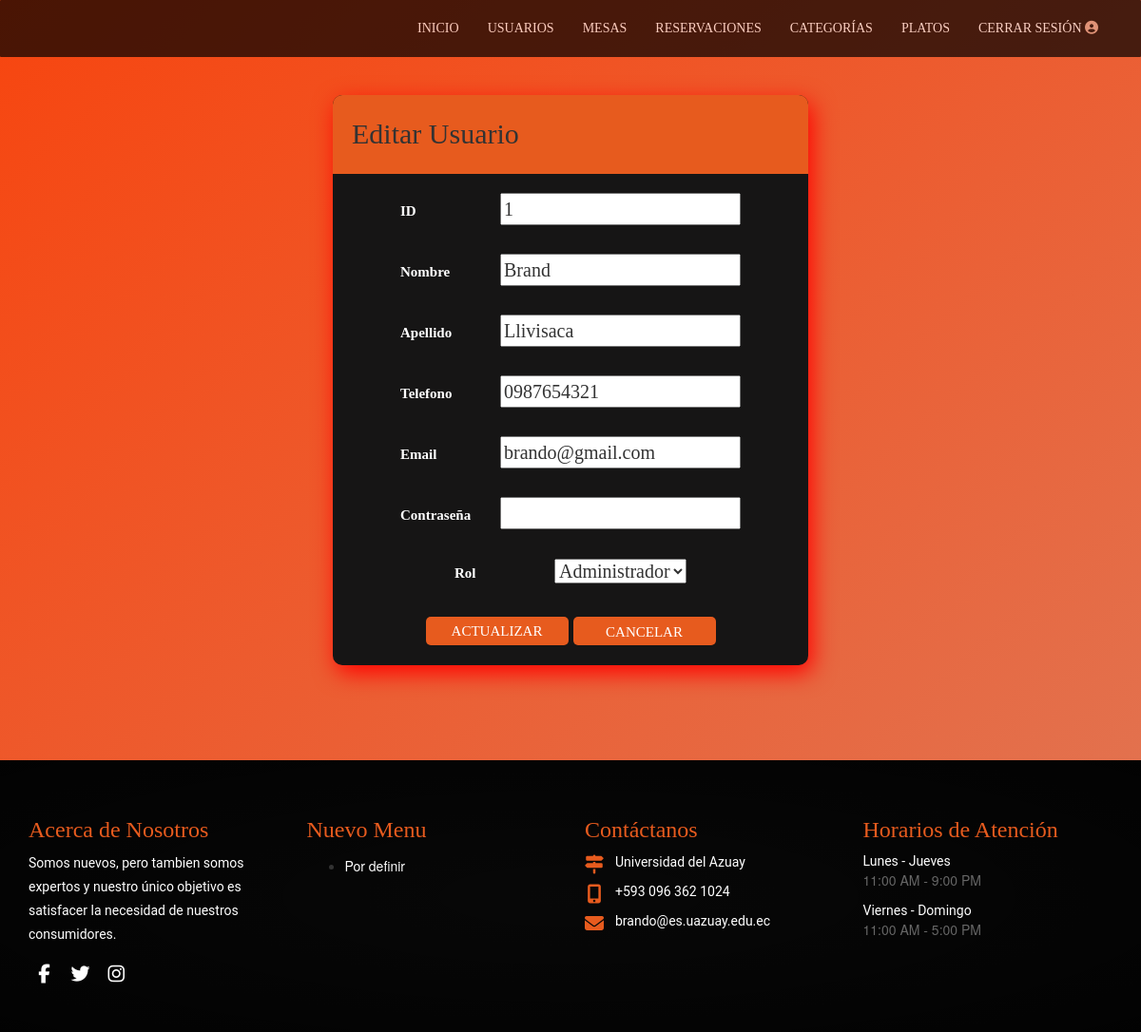
Screenshot of /html/administrador/editar.php?id=1 with the database file from the repository.
### tables this page shows
CREATE TABLE `usuarios` (
  `id_usuario` int NOT NULL COMMENT 'id del usuario',
  `nombre_usuario` varchar(64) NOT NULL COMMENT 'nombre del usuario',
  `apellido_usuario` varchar(64) NOT NULL COMMENT 'apellido del usuario',
  `telefono_usuario` varchar(10) NOT NULL COMMENT 'teléfono del usuario',
  `email_usuario` varchar(64) NOT NULL COMMENT 'email del usuario',
  `password_usuario` varchar(128) NOT NULL COMMENT 'contraseña del usuario',
  `status_usuario` tinyint(1) NOT NULL DEFAULT '1' COMMENT 'estado del usuario activo o inactivo',
  `id_rol_fk` int NOT NULL COMMENT 'clave foránea de la tabla rol'
);

### php/controlador/formularios.controlador.php (called while the page is built, shortened)
<?php
    class ControladorFormularios{
        static public function ctrSelectRoles(){
            $tabla = "roles";
            $respuesta = ModeloFormularios::mdlSelectRoles($tabla);
            if($respuesta){
                return $respuesta;
            }else{
                return "null";
            }
        }
        static public function ctrSelectUserId($valor){
            if(isset($valor)){
                $tabla = "usuarios";
                $respuesta = ModeloFormularios::mdlSelectUserId($tabla, $valor);
                return $respuesta;
            }
        }
    }
?>

### php/modelos/conexion.php (called while the page is built)
<?php
    class Conexion{
        static public function conectar(){
            $link = new PDO("mysql:host=localhost;dbname=restaurante","root","");
            $link -> exec("set names utf8");
            return $link;
        }
    }
?>

### php/modelos/formularios.modelo.php (called while the page is built, shortened)
<?php
    class ModeloFormularios{
        static public function mdlSelectUsers($tabla,$tabla2){
            require_once "../../php/modelos/conexion.php";
            $stmt = Conexion::conectar() -> prepare("SELECT * FROM $tabla INNER JOIN $tabla2 ON id_rol_fk=id_rol and status_usuario = 1 ORDER BY id_usuario");
            $stmt -> execute();
            $num = $stmt->rowCount();
            if($num > 0){
                return $stmt -> fetchAll();
            }else{
                return null;
            }
        }
        static public function mdlSelectRoles($tabla){
            require_once "../../php/modelos/conexion.php";
            $stmt = Conexion::conectar() -> prepare("SELECT * FROM $tabla");
            $stmt -> execute();
            $num = $stmt->rowCount();
            if($num > 0){
                return $stmt -> fetchAll();
            }else{
                return null;
            }
        }
        static public function mdlSelectUserId($tabla, $valor){
            require_once "../../php/modelos/conexion.php";
            $stmt = Conexion::conectar() -> prepare("SELECT * FROM $tabla WHERE id_usuario=:id");
            $stmt -> bindParam(":id",$valor,PDO::PARAM_INT);
            if($stmt->execute()){
                return $stmt -> fetch();
            }else{
                return null;
            }
        }
    }
?>

### html/administrador/editar.php (the view, shortened to what this page needs)
<?php
    include "header.php";
?>
<?php
    $valor = $_GET["id"];
    $roles = ControladorFormularios::ctrSelectRoles();
    $user = ControladorFormularios::ctrSelectUserId($valor);
?>
<section class="editUser">
    <article class="content">
        <header class="title_edit">Editar Usuario</header>
        <div class="contenido">
            <form action="" method="POST">
                <label for="name">ID</label>
                <input type="text" name="id" value="<?php echo $valor; ?>" readonly>
                <br><br>
                <label for="name">Nombre</label>
                <input type="text" name="nombre" value="<?php echo $user['nombre_usuario']; ?>">
                <br><br>
                <label for="lastName">Apellido</label>
                <input type="text" name="lastName" value="<?php echo $user['apellido_usuario'] ?>">
                <br><br>
                <label for="phone">Telefono</label>
                <input type="number" name="phone" value="<?php echo $user['telefono_usuario'] ?>">
                <br><br>
                <label for="email">Email</label>
                <input type="email" name="email" value="<?php echo $user['email_usuario']?>">
                <br><br>
                <label for="password">Contraseña</label>
                <input type="password" name="passwordNew">
                <br><br>
                <label for="rol">Rol</label>
                <select name="rol" id="rol">
                    <?php foreach($roles as $rol):?>
                        <?php
                            $select = "selected";
                            if($user['id_rol_fk'] == $rol['id_rol']):?>
                                <option <?php echo $select ?> value="<?php echo $rol['id_rol']; ?>"><?php echo $rol['nombre_rol']; ?></option>
                            <?php else:  ?>
                                <option value="<?php echo $rol['id_rol']; ?>"><?php echo $rol['nombre_rol']; ?></option>
                        <?php endif; ?>
                    <?php endforeach; ?>
                </select>
                <br><br>
                <button class="btn_reg" type="submit" name="actualizar">Actualizar</button>
                <a class="btn a_edit_u" name="cancelar" href="../administrador/usuarios.php">Cancelar</a>
            </form>
        </div>
    </article>
</section>
<?php
    include "../../html/footer.php";
?>

### css/adm_style.css (style rules this page uses)
body { background: linear-gradient(to bottom right, rgb(247, 69, 15),rgb(224, 119, 86)); background-repeat: no-repeat; background-position: center; background-size: cover; margin: 0; height: 100vh; }
header { position: absolute; margin: 0; width: 100%; }
div.contenido { position: relative; margin: 20px; display: flex; text-align: center; justify-content: center; font-family: georgia; font-size: 20px; padding-bottom: 10px; }
form label { width: 100px; color: #fff; font-size: 15px; position: relative; text-align: left; }
.btn_reg { background: #e75b1e; color: #fff; font-size: 15px; border-radius: 5px; text-transform: uppercase; width: 150px; height: 30px; border: none; }
section.editUser { display: flex; width: 100%; height: 100vh; justify-content: center; align-items: center; }
article.content { position: relative; display: flexbox; width: 500px; height: 600px; background-color: rgb(22, 21, 21); border-radius: 10px; box-shadow: 4px 8px 25px red; }
article.content header { position: relative; background: #e75b1e; padding: 20px; border-top-right-radius: 10px; border-top-left-radius: 10px; }
header.title_edit { font-family: georgia; font-size: 30px; }
a.a_edit_u { text-decoration: none; background: #e75b1e; color: #fff; font-size: 15px; border-radius: 5px; text-transform: uppercase; width: 150px; height: 30px; border: none; }

### rows the page displays
usuarios: nombre "Brand", lastName "Llivisaca", phone "0987654321", email "brando@gmail.com"

### other values shown
form field rol "Administrador"
